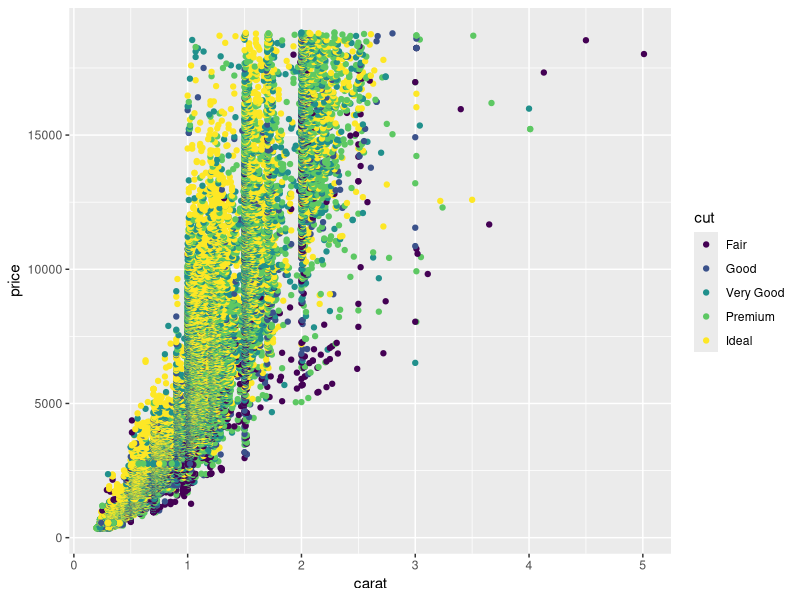
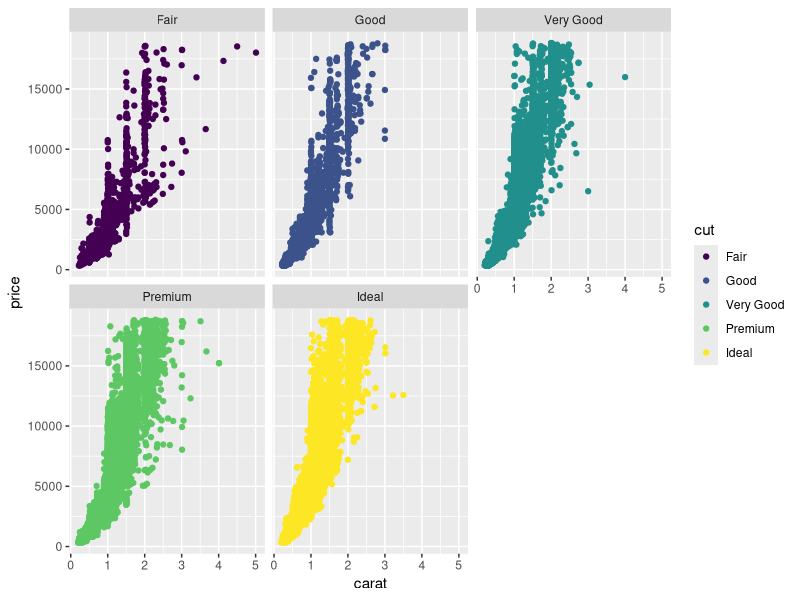

Source code (R) for these figures, in order:
## ---- chunk 1
install.packages("tidyverse")
## ---- chunk 2
library(tidyverse)
## ---- chunk 3
head(diamonds)
## ---- chunk 4
str(diamonds)
## ---- chunk 5
glimpse(diamonds)
## ---- chunk 6
colnames(diamonds)
## ---- chunk 7
ggplot(data = diamonds, aes(x = carat, y = price, color = cut)) +
  geom_point()
## ---- chunk 8
ggplot(data = diamonds, aes(x = carat, y = price, color = cut)) +
  geom_point() +
  facet_wrap(~cut)
